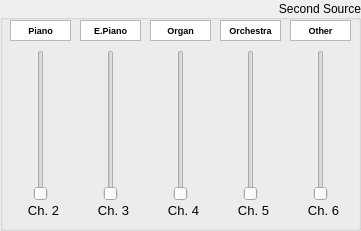
   <widget class="QGroupBox" name="groupBox_8">
    <property name="geometry">
     <rect>
      <x>380</x>
      <y>350</y>
      <width>361</width>
      <height>231</height>
     </rect>
    </property>
    <property name="title">
     <string>Second Source</string>
    </property>
    <property name="alignment">
     <set>Qt::AlignRight|Qt::AlignTrailing|Qt::AlignVCenter</set>
    </property>
    <widget class="QSlider" name="Slider_2_1">
     <property name="geometry">
      <rect>
       <x>30</x>
       <y>50</y>
       <width>22</width>
       <height>151</height>
      </rect>
     </property>
     <property name="maximum">
      <number>127</number>
     </property>
     <property name="orientation">
      <enum>Qt::Vertical</enum>
     </property>
    </widget>
    <widget class="QSlider" name="Slider_2_2">
     <property name="geometry">
      <rect>
       <x>100</x>
       <y>50</y>
       <width>22</width>
       <height>151</height>
      </rect>
     </property>
     <property name="maximum">
      <number>127</number>
     </property>
     <property name="orientation">
      <enum>Qt::Vertical</enum>
     </property>
    </widget>
    <widget class="QSlider" name="Slider_2_3">
     <property name="geometry">
      <rect>
       <x>170</x>
       <y>50</y>
       <width>22</width>
       <height>151</height>
      </rect>
     </property>
     <property name="maximum">
      <number>127</number>
     </property>
     <property name="orientation">
      <enum>Qt::Vertical</enum>
     </property>
    </widget>
    <widget class="QSlider" name="Slider_2_4">
     <property name="geometry">
      <rect>
       <x>240</x>
       <y>50</y>
       <width>22</width>
       <height>151</height>
      </rect>
     </property>
     <property name="maximum">
      <number>127</number>
     </property>
     <property name="orientation">
      <enum>Qt::Vertical</enum>
     </property>
    </widget>
    <widget class="QSlider" name="Slider_2_5">
     <property name="geometry">
      <rect>
       <x>310</x>
       <y>50</y>
       <width>22</width>
       <height>151</height>
      </rect>
     </property>
     <property name="maximum">
      <number>127</number>
     </property>
     <property name="orientation">
      <enum>Qt::Vertical</enum>
     </property>
    </widget>
    <widget class="QLabel" name="label_23">
     <property name="geometry">
      <rect>
       <x>300</x>
       <y>200</y>
       <width>47</width>
       <height>21</height>
      </rect>
     </property>
     <property name="font">
      <font>
       <pointsize>10</pointsize>
      </font>
     </property>
     <property name="text">
      <string>Ch. 6</string>
     </property>
     <property name="alignment">
      <set>Qt::AlignCenter</set>
     </property>
    </widget>
    <widget class="QLabel" name="label_20">
     <property name="geometry">
      <rect>
       <x>90</x>
       <y>200</y>
       <width>47</width>
       <height>21</height>
      </rect>
     </property>
     <property name="font">
      <font>
       <pointsize>10</pointsize>
      </font>
     </property>
     <property name="text">
      <string>Ch. 3</string>
     </property>
     <property name="alignment">
      <set>Qt::AlignCenter</set>
     </property>
    </widget>
    <widget class="QLabel" name="label_21">
     <property name="geometry">
      <rect>
       <x>230</x>
       <y>200</y>
       <width>47</width>
       <height>21</height>
      </rect>
     </property>
     <property name="font">
      <font>
       <pointsize>10</pointsize>
      </font>
     </property>
     <property name="text">
      <string>Ch. 5</string>
     </property>
     <property name="alignment">
      <set>Qt::AlignCenter</set>
     </property>
    </widget>
    <widget class="QLabel" name="label_22">
     <property name="geometry">
      <rect>
       <x>20</x>
       <y>200</y>
       <width>47</width>
       <height>21</height>
      </rect>
     </property>
     <property name="font">
      <font>
       <pointsize>10</pointsize>
      </font>
     </property>
     <property name="text">
      <string>Ch. 2</string>
     </property>
     <property name="alignment">
      <set>Qt::AlignCenter</set>
     </property>
    </widget>
    <widget class="QLabel" name="label_19">
     <property name="geometry">
      <rect>
       <x>160</x>
       <y>200</y>
       <width>47</width>
       <height>21</height>
      </rect>
     </property>
     <property name="font">
      <font>
       <pointsize>10</pointsize>
      </font>
     </property>
     <property name="text">
      <string>Ch. 4</string>
     </property>
     <property name="alignment">
      <set>Qt::AlignCenter</set>
     </property>
    </widget>
    <widget class="QTextEdit" name="textEdit_10">
     <property name="geometry">
      <rect>
       <x>220</x>
       <y>20</y>
       <width>61</width>
       <height>21</height>
      </rect>
     </property>
     <property name="font">
      <font>
       <pointsize>7</pointsize>
       <weight>75</weight>
       <bold>true</bold>
      </font>
     </property>
     <property name="html">
      <string>&lt;!DOCTYPE HTML PUBLIC &quot;-//W3C//DTD HTML 4.0//EN&quot; &quot;http://www.w3.org/TR/REC-html40/strict.dtd&quot;&gt;
&lt;html&gt;&lt;head&gt;&lt;meta name=&quot;qrichtext&quot; content=&quot;1&quot; /&gt;&lt;style type=&quot;text/css&quot;&gt;
p, li { white-space: pre-wrap; }
&lt;/style&gt;&lt;/head&gt;&lt;body style=&quot; font-family:'MS Shell Dlg 2'; font-size:7pt; font-weight:600; font-style:normal;&quot;&gt;
&lt;p align=&quot;center&quot; style=&quot; margin-top:0px; margin-bottom:0px; margin-left:0px; margin-right:0px; -qt-block-indent:0; text-indent:0px;&quot;&gt;Orchestra&lt;/p&gt;&lt;/body&gt;&lt;/html&gt;</string>
     </property>
    </widget>
    <widget class="QTextEdit" name="textEdit_6">
     <property name="geometry">
      <rect>
       <x>150</x>
       <y>20</y>
       <width>61</width>
       <height>21</height>
      </rect>
     </property>
     <property name="font">
      <font>
       <pointsize>7</pointsize>
       <weight>75</weight>
       <bold>true</bold>
      </font>
     </property>
     <property name="html">
      <string>&lt;!DOCTYPE HTML PUBLIC &quot;-//W3C//DTD HTML 4.0//EN&quot; &quot;http://www.w3.org/TR/REC-html40/strict.dtd&quot;&gt;
&lt;html&gt;&lt;head&gt;&lt;meta name=&quot;qrichtext&quot; content=&quot;1&quot; /&gt;&lt;style type=&quot;text/css&quot;&gt;
p, li { white-space: pre-wrap; }
&lt;/style&gt;&lt;/head&gt;&lt;body style=&quot; font-family:'MS Shell Dlg 2'; font-size:7pt; font-weight:600; font-style:normal;&quot;&gt;
&lt;p align=&quot;center&quot; style=&quot; margin-top:0px; margin-bottom:0px; margin-left:0px; margin-right:0px; -qt-block-indent:0; text-indent:0px;&quot;&gt;Organ&lt;/p&gt;&lt;/body&gt;&lt;/html&gt;</string>
     </property>
    </widget>
    <widget class="QTextEdit" name="textEdit_7">
     <property name="geometry">
      <rect>
       <x>10</x>
       <y>20</y>
       <width>61</width>
       <height>21</height>
      </rect>
     </property>
     <property name="font">
      <font>
       <pointsize>7</pointsize>
       <weight>75</weight>
       <bold>true</bold>
      </font>
     </property>
     <property name="html">
      <string>&lt;!DOCTYPE HTML PUBLIC &quot;-//W3C//DTD HTML 4.0//EN&quot; &quot;http://www.w3.org/TR/REC-html40/strict.dtd&quot;&gt;
&lt;html&gt;&lt;head&gt;&lt;meta name=&quot;qrichtext&quot; content=&quot;1&quot; /&gt;&lt;style type=&quot;text/css&quot;&gt;
p, li { white-space: pre-wrap; }
&lt;/style&gt;&lt;/head&gt;&lt;body style=&quot; font-family:'MS Shell Dlg 2'; font-size:7pt; font-weight:600; font-style:normal;&quot;&gt;
&lt;p align=&quot;center&quot; style=&quot; margin-top:0px; margin-bottom:0px; margin-left:0px; margin-right:0px; -qt-block-indent:0; text-indent:0px;&quot;&gt;Piano&lt;/p&gt;&lt;/body&gt;&lt;/html&gt;</string>
     </property>
    </widget>
    <widget class="QTextEdit" name="textEdit_8">
     <property name="geometry">
      <rect>
       <x>80</x>
       <y>20</y>
       <width>61</width>
       <height>21</height>
      </rect>
     </property>
     <property name="font">
      <font>
       <pointsize>7</pointsize>
       <weight>75</weight>
       <bold>true</bold>
      </font>
     </property>
     <property name="html">
      <string>&lt;!DOCTYPE HTML PUBLIC &quot;-//W3C//DTD HTML 4.0//EN&quot; &quot;http://www.w3.org/TR/REC-html40/strict.dtd&quot;&gt;
&lt;html&gt;&lt;head&gt;&lt;meta name=&quot;qrichtext&quot; content=&quot;1&quot; /&gt;&lt;style type=&quot;text/css&quot;&gt;
p, li { white-space: pre-wrap; }
&lt;/style&gt;&lt;/head&gt;&lt;body style=&quot; font-family:'MS Shell Dlg 2'; font-size:7pt; font-weight:600; font-style:normal;&quot;&gt;
&lt;p align=&quot;center&quot; style=&quot; margin-top:0px; margin-bottom:0px; margin-left:0px; margin-right:0px; -qt-block-indent:0; text-indent:0px;&quot;&gt;E.Piano&lt;/p&gt;&lt;/body&gt;&lt;/html&gt;</string>
     </property>
    </widget>
    <widget class="QTextEdit" name="textEdit_9">
     <property name="geometry">
      <rect>
       <x>290</x>
       <y>20</y>
       <width>61</width>
       <height>21</height>
      </rect>
     </property>
     <property name="font">
      <font>
       <pointsize>7</pointsize>
       <weight>75</weight>
       <bold>true</bold>
      </font>
     </property>
     <property name="html">
      <string>&lt;!DOCTYPE HTML PUBLIC &quot;-//W3C//DTD HTML 4.0//EN&quot; &quot;http://www.w3.org/TR/REC-html40/strict.dtd&quot;&gt;
&lt;html&gt;&lt;head&gt;&lt;meta name=&quot;qrichtext&quot; content=&quot;1&quot; /&gt;&lt;style type=&quot;text/css&quot;&gt;
p, li { white-space: pre-wrap; }
&lt;/style&gt;&lt;/head&gt;&lt;body style=&quot; font-family:'MS Shell Dlg 2'; font-size:7pt; font-weight:600; font-style:normal;&quot;&gt;
&lt;p align=&quot;center&quot; style=&quot; margin-top:0px; margin-bottom:0px; margin-left:0px; margin-right:0px; -qt-block-indent:0; text-indent:0px;&quot;&gt;Other&lt;/p&gt;&lt;/body&gt;&lt;/html&gt;</string>
     </property>
    </widget>
   </widget>
